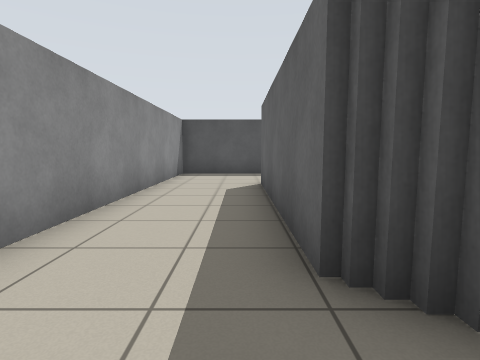
[1] (above)

21 first-person views from a walk through a robot-simulator world made for Stage. The camera is 0.88 m above the floor, tilts 6° down and sees 80° across. Floor lines are 1 m apart. The floor is counted in squares, 1 m on a side. Each view is taken from the middle of a square. On the plan, view 1 faces up. The plan holds only what a view shows up to about 11 squares ahead; the rest is blank. Robots are left out.

[2]
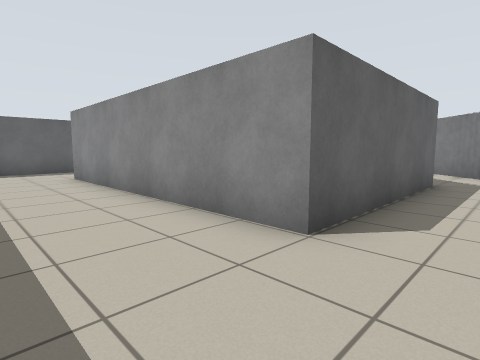

[3]
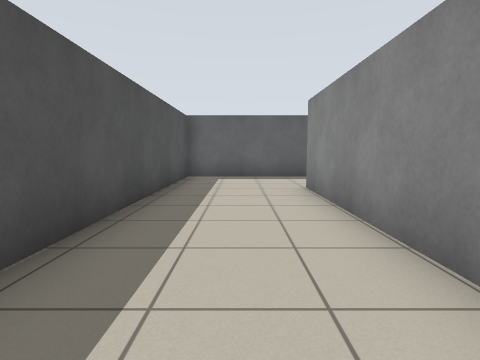

[4]
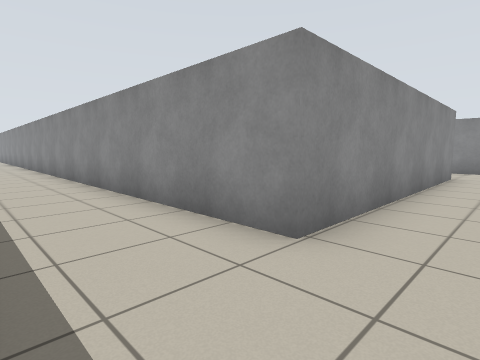

[5]
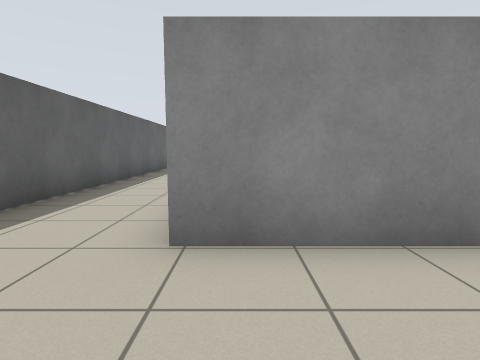

[6]
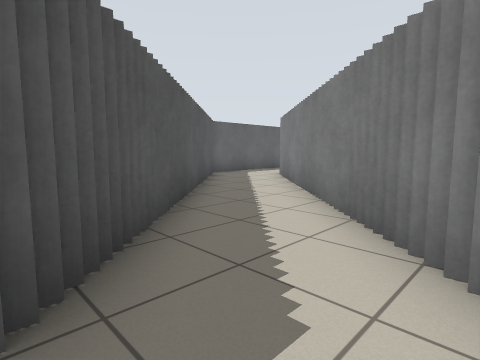

[7]
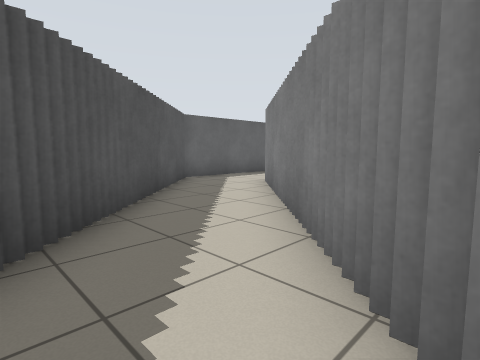

[8]
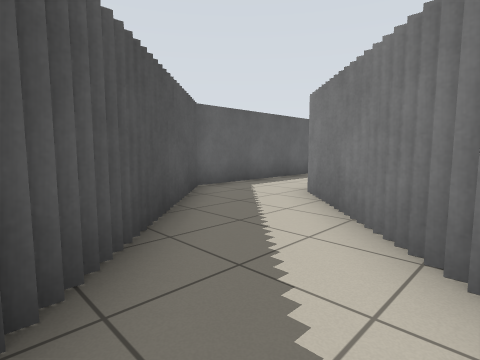

[9]
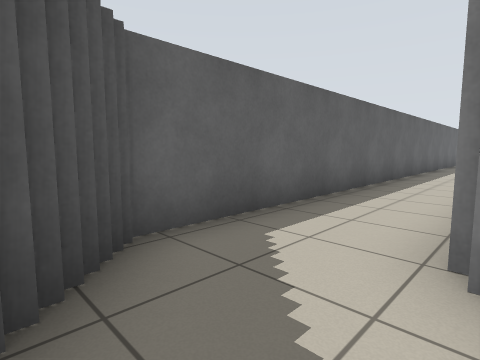

[10]
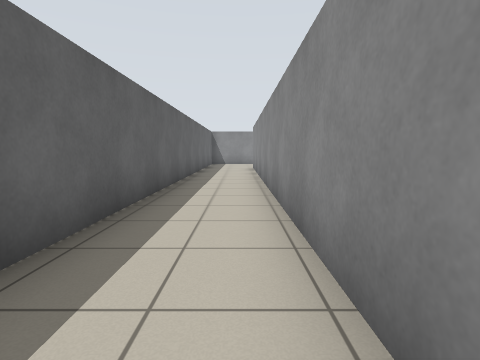

[11]
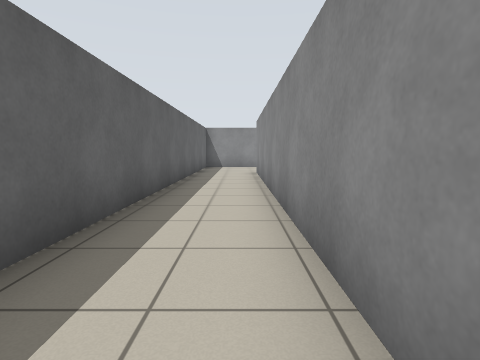

[12]
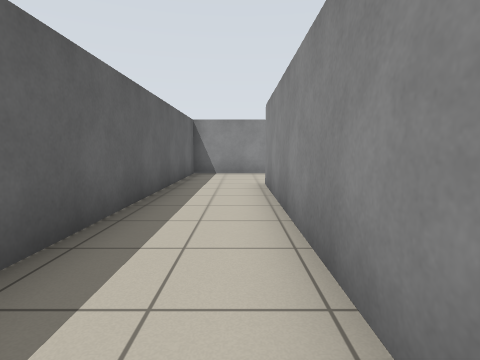

[13]
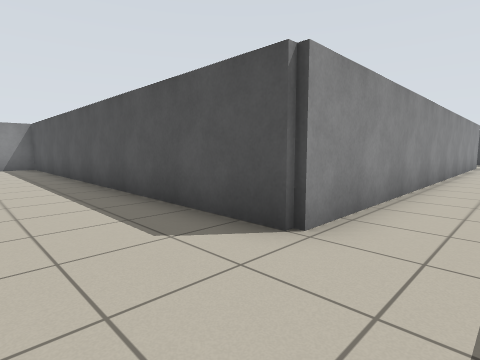

[14]
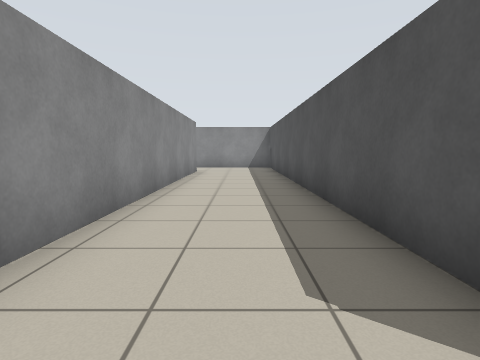

[15]
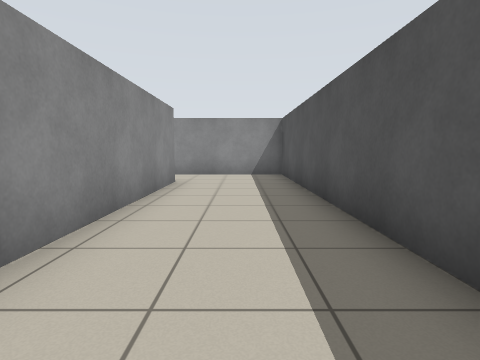

[16]
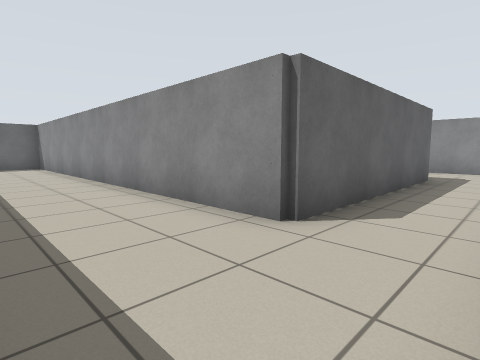

[17]
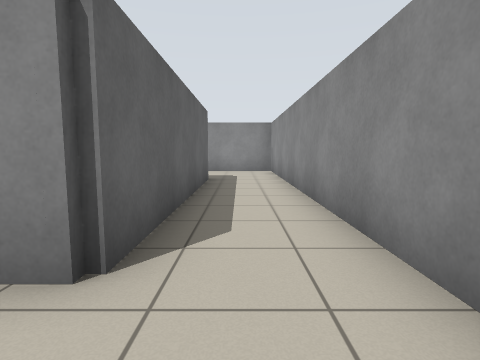

[18]
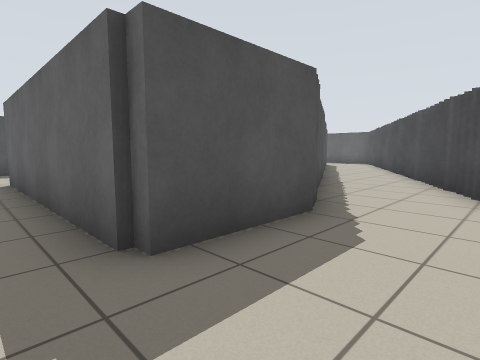

[19]
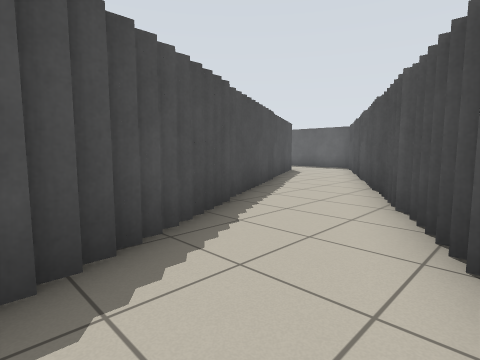

[20]
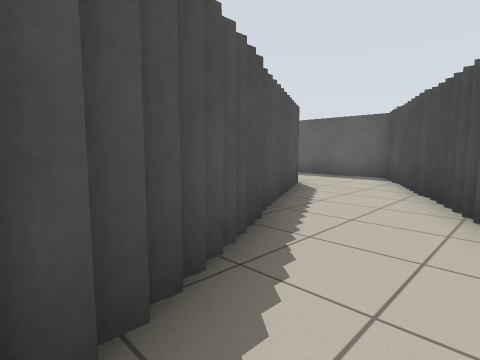

[21]
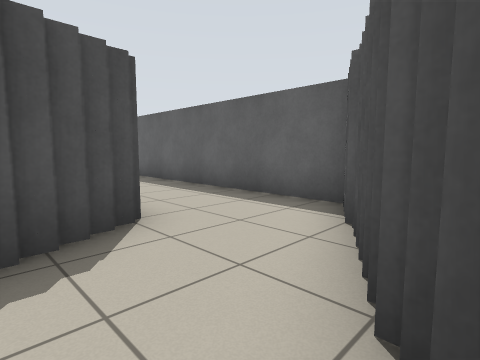

### Floor plan
Key: @ floor where view 1 was taken; # wall or solid block; . floor.
Columns run from 9 left of view 1 to 12 right of it. Each row starts with its distance up from view 1.
 11        ####  #########
 10        #.............#
  9        #.............#
  8        #.............#
  7        #..########...#
  6        #..#      #...#
  5        #..#      #...#
  4        #..#      #...#
  3        #..#      #...#
  2         ..##     #...#
  1         ...##    #...#
  0         #@..##   #...#
 -1         ##...##  #...#
 -2          ##...## #..
 -3           ##...###..
 -4            ##...##..
 -5             ##...#
 -6              ##..#
 -7               #..#
 -8               #..#
 -9               #..#
-10               #..#
-11               #..#
-12               #..#
-13               #..#
-14               #..#
-15               #..#
-16               #..#
-17               #..#
-18               #..#
-19               #..#
-20               #..#  .#
-21 ###############..#  .#
-22 #................# ..#
-23 #................# ..#
-24 #................#...#
-25 #..###############...#
-26 #..#           ###...#
-27 #..#         ###....##
-28 #..#       ###.....##
-29 #..#     ###.....###
-30 #..#   ###.....###
-31 #..#####.....###
-32 #...##.....###
-33 #........###
-34 #.......
-35   ###

Positions as (right, up) in squares from view 1, and headings:
1: (0, 0), facing up
2: (-1, 10), facing down-right
3: (2, 9), facing right
4: (11, 9), facing down-left
5: (8, 10), facing down
6: (-1, 2), facing down-right
7: (0, 0), facing down-right
8: (2, -1), facing down-right
9: (5, -4), facing down-right
10: (6, -7), facing down
11: (6, -10), facing down
12: (6, -14), facing down
13: (7, -24), facing up-left
14: (6, -23), facing left
15: (2, -23), facing left
16: (-8, -22), facing down-right
17: (-7, -23), facing down
18: (-7, -34), facing up-right
19: (-2, -33), facing up-right
20: (2, -30), facing up-right
21: (7, -29), facing up-right
